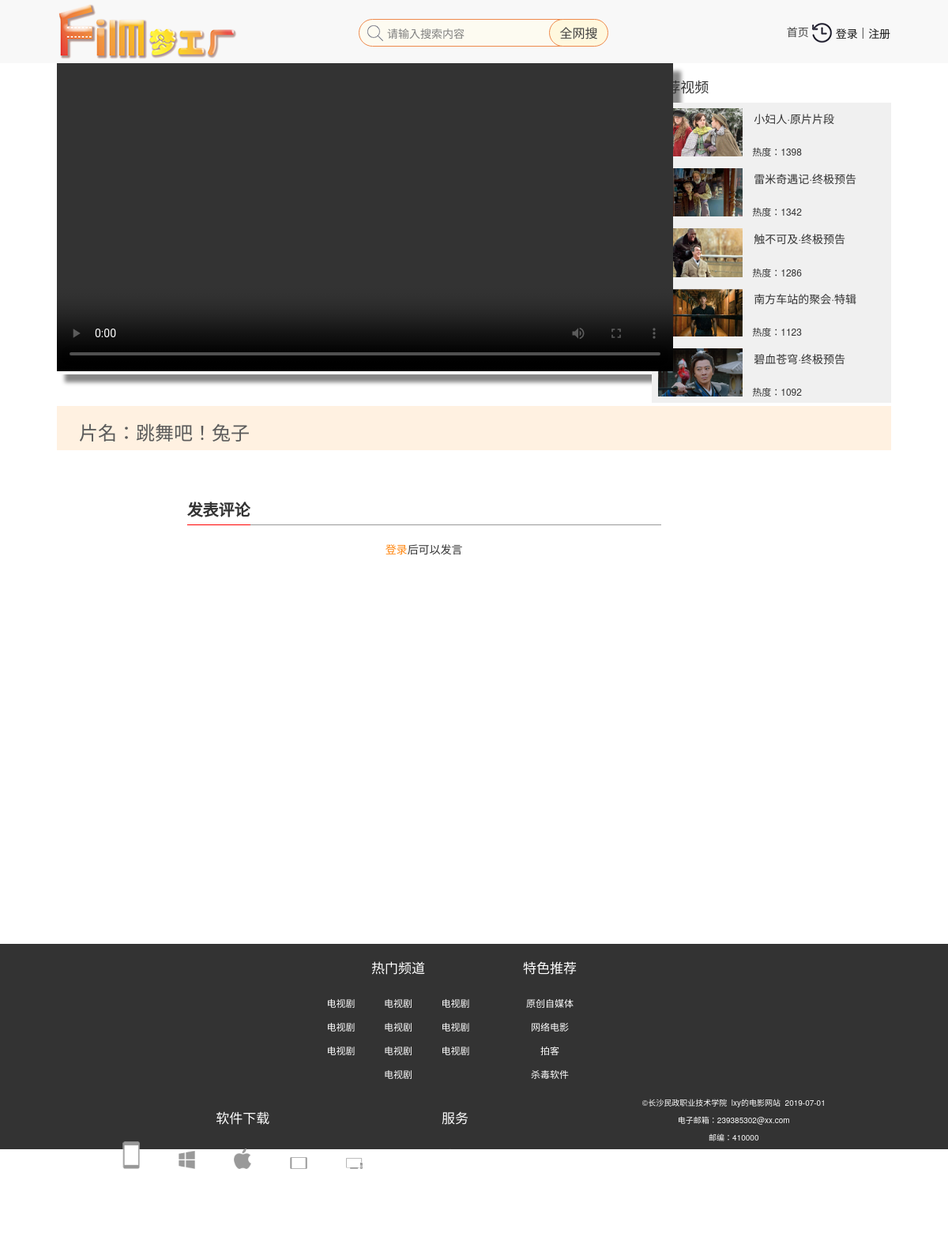
The page /play_comment.php on the database its author committed.
### tables this page shows
CREATE TABLE `hot_film` (
  `h_id` INT(10) NOT NULL AUTO_INCREMENT,
  `h_title` VARCHAR(80) NOT NULL COMMENT '标题',
  `h_image` VARCHAR(120) NOT NULL COMMENT '图片路径',
  `h_duration` TIME NOT NULL COMMENT '时长',
  `h_heat` INT(20) NOT NULL COMMENT '热度',
  `h_briefIntro` VARCHAR(180) NOT NULL COMMENT '简介（一行字）',
  PRIMARY KEY (`h_id`)
);

### play_comment.php (the view, shortened to what this page needs)
<!DOCTYPE html>
<html lang="en">
<head>
    <link href="./bootstrap/css/bootstrap.min.css" rel="stylesheet" />
	<link rel="stylesheet" href="css/play_comment.css" />
	<link rel="stylesheet" href="css/base.css">
</head>
<body>
<div class="header">
    <div class="header_box">
        <div class="logo"></div>
        <div class="center">
            <form action="#">
                <input class="search" type="search" placeholder="请输入搜索内容" />
                <button type="submit" class="search_btn">全网搜</button>
            </form>
        </div>
        <div class="right">
            <a href="index.php">首页</a>
            <a href="#" class="icon_history"></a>
       		<button class="btn btn-primary btn-lg" data-toggle="modal" data-target="#login">
				<?php if(isset($_SESSION['username'])){echo  "<a href='./php/my.php'>我的</a>"; }else{echo "登录";}   ?>
			</button> |
		    <button class="btn btn-primary btn-lg" data-toggle="modal" data-target="#register">
		   		<?php if(!isset($_SESSION['username'])){echo  "注册"; }else{echo "<a href='./php/logout.php'>注销</a>";}   ?>
			</button>
        </div>
    </div>
</div>
<div class="content">
	<div class="play">
		<div class="p_left">
			<div class="video">
				<video src="video/1.mp4" width="780px" controls autoplay></video>
			</div>
		</div>
		<div class="p_right">
			<div class="p_right_box">
				<div class="play_list_title">
					<h4>推荐视频</h4>
				</div>
				<table border="0" class="tuijian" style="height: 380px;background: rgb(240,240,240);">
					<?php
					include("./php/conn.php");
						$sql = "select * from hot_film order by h_heat desc limit 0,5";
						$result = $con->query($sql);
						if(!$result){echo "暂未搜到数据";}else{ while($row = mysqli_fetch_assoc($result)){
					?>
						<tr>
							<td width="115px;" rowspan="2" style="padding-left: 8px"><img src="<?=$row['h_image']?>.png"></td>
							<td style="text-indent: 1em; vertical-align: top;padding-top: 10px;"><a href="#"><?=$row['h_title'];?></a></td>
						</tr>
						<tr>
							<td style="text-indent: 1em;font-size: 12px">热度：<?=$row['h_heat'];?></td>
						</tr>
					<?php }}?>
				</table>
			</div>
		</div>
		<div class="pname">
			<h3>片名：<span>跳舞吧！兔子</span></h3>
		</div>
	</div>
	<div class="comment">
		<div class="com_left">
			<div class="com_box">
				<p><b>发表评论</b></p>
 				<div class="con" id="con">
					<?php
					$user = $_SESSION['username'];
							if(isset($user)){
								echo "欢迎 <span class='user'>$user</span> 来评论".'<br>';
								echo "
								评论区：<textarea cols='40' rows='6' class='text' placeholder='请说出您的建议和意见，最多不超过60个字'></textarea>.
								<input type='button' value='发表' class='btn' >";
							}else{
								echo "<span style='color:#ff8711'>登录</span>后可以发言";
							}
					?>
				</div>
			</div>
			<ul class="ul" style="display: block;"></ul>
		</div>
		<div class="com_right">
		</div>
	</div>
</div>
<div class="footer">
	<div class="shang">
		<div class="one">
			<div class="title">热门频道</div>
			<ul>
				<li><a href="">电视剧</a></li>
				<li><a href="">电视剧</a></li>
				<li><a href="">电视剧</a></li>
				<li><a href="">电视剧</a></li>
				<li><a href="">电视剧</a></li>
				<li><a href="">电视剧</a></li>
				<li><a href="">电视剧</a></li>
				<li><a href="">电视剧</a></li>
				<li><a href="">电视剧</a></li>
				<li><a href="">电视剧</a></li>
			</ul>
		</div>
		<div class="two">
			<div class="title">特色推荐</div>
			<ul>
				<li><a href="#">原创自媒体</a></li>
				<li><a href="#">网络电影</a></li>
				<li><a href="#">拍客</a></li>
				<li><a href="#">杀毒软件</a></li>
			</ul>
		</div>
		<div class="three">
			<div class="title">软件下载</div>
			<a href="#">
				<img src="./img/01.png" alt="">
				<span>手机版</span>
			</a>
			<a href="#">
				<img src="./img/02.png" alt="">
				<span>手机版</span>
			</a>
			<a href="#">
				<img src="./img/03.png" alt="">
				<span>手机版</span>
			</a>
			<a href="#">
				<img src="./img/04.png" alt="">
				<span>手机版</span>
			</a>
			<a href="#">
				<img src="./img/05.png" alt="">
				<span>手机版</span>
			</a>
		</div>
		<div class="four">
			<div class="title">服务</div>
			<ul>
				<li><a href="#">客服</a></li>
				<li><a href="#">反馈</a></li>
				<li><a href="#">侵权投诉</a></li>
				<li><a href="#">免广告合作</a></li>
			</ul>
		</div>
	</div>
	<div class="xia">
		<p>&copy;长沙民政职业技术学院&nbsp;&nbsp;lxy的电影网站&nbsp;&nbsp;2019-07-01</p>
		<p>电子邮箱：239385302@xx.com</p>
		<p>邮编：410000</p>
	</div>
</div>
</body>
</html>

### css/play_comment.css (style rules this page uses)
.header { z-index: 1000; width: 100%; display: block; opacity: 0.92; background: #f8f8f8; height: 80px; top: 0; }
.header .header_box { width: 100%; }
.header .header_box .logo { width:25%; height:80px; background: url(../img/3.png) right center no-repeat; float: left; display: block; }
.header .header_box .center { width:52%;height:80px;float:left;text-align: center; }
.header .header_box .center form .search { background: url(../img/icon_search.png) 10px center no-repeat; background-color:#FDFBF0; width:50%; height:35px; border-radius: 20px; padding-left:35px; border: 1px solid #ed7f3d; margin: 24px auto; }
.header .header_box .center form .search_btn { width:12%; height:35px; border-radius: 20px; font-size: 16px; background:#FFF8DC; margin-left: -12%; border: 1px solid #ed7f3d; }
.header .header_box .right { text-align: center; width: 23%; height: 80px; line-height: 80px; float: left; padding: 0; }
.header .header_box .right button { width: 30px; height: 20px; font-size: 14px; color: #000; padding: 0; border: none; background: none; }
.header .header_box .right a.icon_history { width:25px;height:26px; display: inline-block; background:url(../img/icon_history.png) center center no-repeat;position: relative;top: 8px; }
.content { width: 100%; padding: 0 6%; }
.play { width: 100%; height: 460px; }
.play .p_left { width: 70%; float: left; }
.play .p_left .video { width: 780px; box-shadow: 10px 10px 5px #888; }
.play .p_right { width: 30%; height: 434px; float: left; padding: 10px 0 18px 14px; }
.play .p_right .p_right_box { width: 100%; overflow: hidden; }
.play .p_right .p_right_box .tuijian { width: 318px; }
.play .pname { width: 100%; display: block; float: left; padding-left: 2em; opacity: 0.8; background-color: rgb(255, 238, 218); }
.comment { width: 100%; height: 560px; margin-top: 35px; display: block; }
.comment .com_left { width: 88%; float: left; }
.com_box { width:600px;height:280;margin:50px auto;text-align: center; }
.com_box p { width:600px;height:40px;border-bottom:1px solid #999; }
.com_box p b { width:80px;height:40px;line-height:40px;font-size:20px;border-bottom:1px solid red;display:block; }
.com_box .con { margin-top:20px; }
.comment .com_left .ul { display: block; height: 250px;overflow: hidden; }
.comment .com_right { width: 30%; height: 300px; float: left; }
.footer { margin-top: 60px; font-size: 12px; width: 100%; height: 260px; background: #333; color: #fff; display: block; }
.footer .shang { width: 80%; height: 190px; margin: 0 auto; display: block; }
.footer .shang .one,.two,.three,.four { text-align: center; float: left; }
.footer .shang:nth-child(n+1) .title { font-size: 17px; height: 60px; line-height: 60px; }
.footer .shang:nth-child(n+1) ul li { line-height: 30px; }
.footer .shang .one { width: 24% }
.footer .shang .one ul li { width: 30%;display: inline-block }
.footer .shang .one ul li a { color: #fff; }
.footer .shang .two { width: 16% }
.footer .shang .two ul li a { color: #fff; }
.footer .shang .three { width: 39% }
.footer .shang .three a { display: inline-block;width: 18%;text-align: center;letter-spacing: normal; }
.footer .shang .three a img { width: 32%; }
.footer .shang .three a span { color: #fff;display: block;height: 70px;line-height: 70px; }
.footer .shang .four { width: 17% }
.footer .shang .four ul li a { color: #fff; }
.footer .xia { width: 100%; display:block;text-align: center;height: 60px; line-height: 22px;font-size: 10px; }
.footer .xia p { margin: 0; }
.top p,img { width: 100%;text-align: center; }

### css/base.css (style rules this page uses)
* { margin: 0;padding: 0; }
body { font-size: 14px; }
a { color: #333; text-decoration: none; cursor: pointer; }
ul,ol { list-style: none; }
input { border: none; outline: none; }

### rows shown on the page
hot_film: h_image (picture), h_title "小妇人·原片片段", h_heat "1398"
hot_film: h_image (picture), h_title "雷米奇遇记·终极预告", h_heat "1342"
hot_film: h_image (picture), h_title "触不可及·终极预告", h_heat "1286"
hot_film: h_image (picture), h_title "南方车站的聚会·特辑", h_heat "1123"
hot_film: h_image (picture), h_title "碧血苍穹·终极预告", h_heat "1092"
